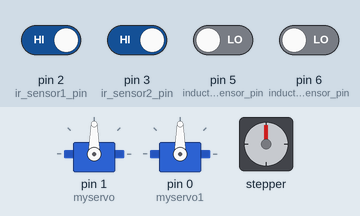
Bench run of a sketch on a simulated Arduino Uno, built with avr-gcc and run on an emulated ATmega328P. Parts: 2 × servo, stepper motor. The test bench sets the inputs (shaded band); at power-on: pin 2 (ir_sensor1_pin), pin 3 (ir_sensor2_pin) HIGH, pin 5 (inductive_sensor_pin), pin 6 (inductive_sensor_pin) LOW. Stepper angles assume 200 steps per turn.

Above: at 1.2 s.
1.3 s: pin 2 (ir_sensor1_pin) driven LOW
At 2.4 s:
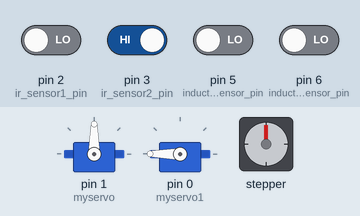
2.8 s: pin 3 (ir_sensor2_pin) driven LOW
At 4.7 s:
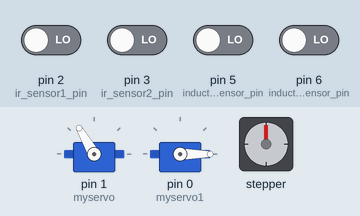
5.8 s: pin 2 (ir_sensor1_pin) driven HIGH
At 8.1 s:
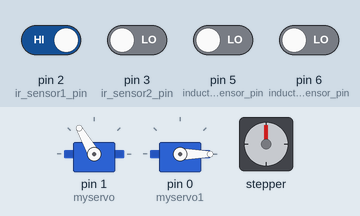
8.8 s: pin 5 (inductive_sensor_pin) driven HIGH
At 13.4 s:
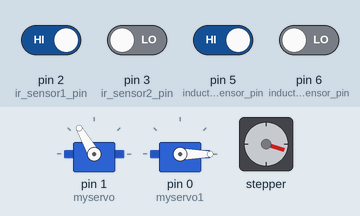
14.8 s: pin 5 (inductive_sensor_pin) driven LOW
At 15.26 s:
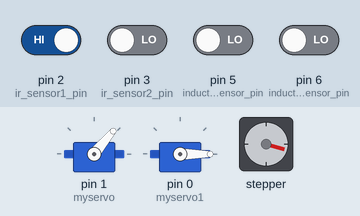
17.8 s: pin 2 (ir_sensor1_pin) driven LOW
At 20.8 s:
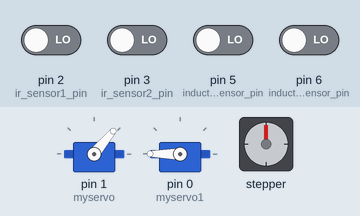
Timing chart, 0 to 21.8 s (numbered marks = the images above; inputs shaded):
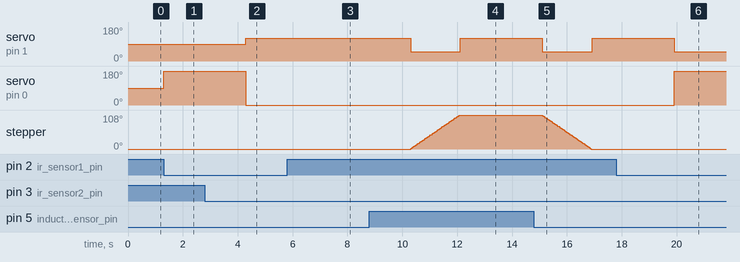

The sketch:

roboticbin.ino
```cpp
 /*
                            *
                            * Project Name:  ROBOTIC BIN
                            * Author List:   Krishna kumar
                            * Filename:      roboticbin
                            * Functions:     stepper motor drivig,servo(open,close),sensor detection for metal,plastic and bio degradable
                            * Global Variables:
                            *const int stepsPerRevolution=200;
                            */

/* This program drives a unipolar or bipolar stepper motor.
 The motor is attached to digital pins 8 - 11 of the Arduino.*/
#include <Stepper.h>
#include <Servo.h>

Servo myservo;
Servo myservo1;// create servo object to control a servo
const int stepsPerRevolution=200;
// initialize the stepper library on pins 8 through 11:
Stepper myStepper(stepsPerRevolution, 8, 9, 10, 11);

void setup() {
  // set the speed at 10 rpm:
  myStepper.setSpeed(10);


  // initialize the serial port:
  Serial.begin(9600);
  pinMode(6,INPUT);//inductive sensor pin : for metal detection
  pinMode(5,INPUT);//inductive sensor pin : for metal detection
  pinMode(4,INPUT);//capacitive sensor pin : for plastic detection
  pinMode(3,INPUT);//ir sensor2 pin : for waste detection
  pinMode(2,INPUT);//ir sensor1 pin : for hand detection
 // initiaize the servo pin
  myservo.attach(1); //bottom servo motor : for dropping the waste in bins from the hopper
  myservo1.attach(0); //top servo : for opening and closing the hopper of bin

}

void loop()
{
  /*
   * Function Name: ir sensor1 for hand detection
   * Input: ir sensor1
   * Output: top servo
  */
  if(digitalRead(2)==LOW)       //sensor detection for hand
  {
    myservo1.write(180);        // tell servo to go to position 180(open).
    delay(3000);
    myservo1.write(0);          // tell servo to go to position 0(close).
  }
  /*
   * Function Name: ir sensor2 for waste detection
   * Input: ir sensor2
   * Output: bottom servo
  */
 if(digitalRead(3)==LOW)
 {    if(digitalRead(5)||digitalRead(6))  //if metal is detected
        {
           myStepper.step(60);              // tell stepper to go to position of bin of metal.
           myservo.write(120);              // tell servo to go to position 120(open).
           delay(3000);
           myservo.write(50);               // tell servo to go to position 50(close).
           myStepper.step(-60);             // tell stepper to go to position of bin of metal.
        }
      else if(digitalRead(0)==HIGH) //if biodegradable waste is detected
        {
           myStepper.step(-60);             // tell stepper to go to position of bin of plastic.
           myservo.write(120);              // tell servo to go to position 120(open).
           delay(3000);
           myservo.write(50);               // tell servo to go to position 50(close).
           myStepper.step(60);              // tell stepper to go to position of bin of plastic.
        }
      else //it is plastic
        {
           myservo.write(120);               // tell servo to go to position 120(open).
           delay(3000);
           myservo.write(50);                 // tell servo to go to position 50(close).
        }
 }
}
```

Measured:
- after the input at 1.3 s, servo on pin 0 (myservo1): 90° → 180° at once
- after the input at 2.8 s, servo on pin 1 (myservo): 90° → 120° after 1.5 s; servo on pin 0 (myservo1): 180° → 0° after 1.5 s
- after the input at 5.8 s, servo on pin 1 (myservo): stays 120° (without the input it goes to 50° after 1.5 s); servo on pin 0 (myservo1): stays 0° (without the input it goes to 180° after 1.5 s)
- after the input at 8.8 s, servo on pin 1 (myservo): 120° → 50° after 1.5 s, → 120° 1.8 s later; stepper: turns 108° clockwise in 1.8 s, starting after 1.5 s
- after the input at 14.8 s, stepper: goes on until 16.9 s, then stays 0°
- after the input at 17.8 s, servo on pin 1 (myservo): 120° → 50° after 2.1 s; servo on pin 0 (myservo1): 0° → 180° after 2.1 s
